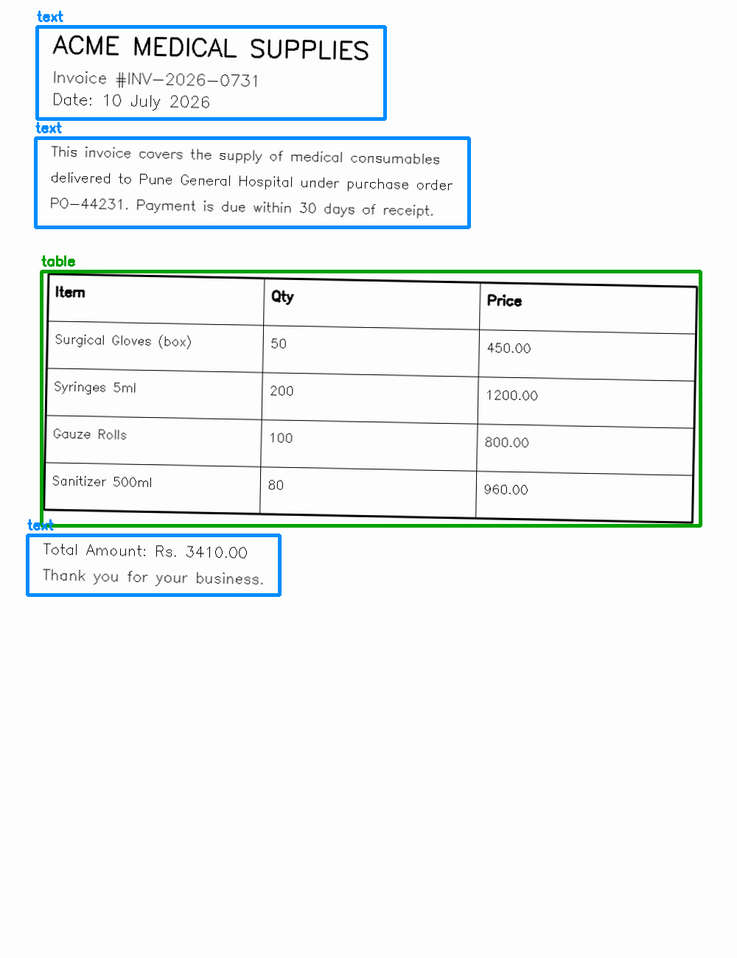
#> input picture docstructure/samples/sample_invoice_regions.png, 737 x 958 px, shrunk from 1000 x 1300 before the run
$ python -i preprocessing.py   (imports and definitions only)
#> lines starting #> are read from the running program, lines starting #| are printed output that depends on the picture; after the words box and inside, x2 and y2 are one past the last pixel; in counts of white or black regions, pixels touching at a corner belong together
"""
preprocessing.py
Classical CV preprocessing for scanned/photographed documents:
deskewing, denoising, and adaptive binarization.
"""
import cv2
import numpy as np


def load_image(path: str) -> np.ndarray:
    img = cv2.imread(path)
    if img is None:
        raise FileNotFoundError(f"Could not read image at {path}")
    return img


def to_grayscale(img: np.ndarray) -> np.ndarray:
    if len(img.shape) == 3:
        return cv2.cvtColor(img, cv2.COLOR_BGR2GRAY)
    return img


def denoise(gray: np.ndarray) -> np.ndarray:
    return cv2.fastNlMeansDenoising(gray, h=10, templateWindowSize=7, searchWindowSize=21)


def estimate_skew_angle(gray: np.ndarray) -> float:
    """
    Estimate document skew using the minAreaRect of all foreground pixels
    after Otsu thresholding. Robust to sparse text because we work on the
    binary mask rather than raw edges.
    """
    thresh = cv2.threshold(gray, 0, 255, cv2.THRESH_BINARY_INV | cv2.THRESH_OTSU)[1]
    coords = np.column_stack(np.where(thresh > 0))
    if len(coords) < 20:
        return 0.0
    angle = cv2.minAreaRect(coords)[-1]
    # cv2.minAreaRect returns angle in (-90, 0]; normalize to a small correction
    if angle < -45:
        angle = 90 + angle
    # Only correct small skews (avoid flipping documents that are intentionally rotated)
    if abs(angle) > 20:
        return 0.0
    return angle


def deskew(gray: np.ndarray, angle: float) -> np.ndarray:
    if abs(angle) < 0.1:
        return gray
    (h, w) = gray.shape[:2]
    center = (w // 2, h // 2)
    M = cv2.getRotationMatrix2D(center, angle, 1.0)
    return cv2.warpAffine(
        gray, M, (w, h),
        flags=cv2.INTER_CUBIC,
        borderMode=cv2.BORDER_REPLICATE,
    )


def adaptive_binarize(gray: np.ndarray) -> np.ndarray:
    return cv2.adaptiveThreshold(
        gray, 255,
        cv2.ADAPTIVE_THRESH_GAUSSIAN_C,
        cv2.THRESH_BINARY,
        blockSize=31, C=15,
    )


def preprocess(path: str, save_debug_to: str = None) -> dict:
    """
    Full preprocessing pipeline. Returns dict with intermediate + final images
    so callers/tests can inspect each stage.
    """
    raw = load_image(path)
#> in load_image, img is the input picture: shape (958, 737, 3); mean B, G, R 245.9, 245.8, 242.4
    gray = to_grayscale(raw)
#> in to_grayscale, `return cv2.cvtColor(img, cv2.COLOR_BGR2GRAY)`:
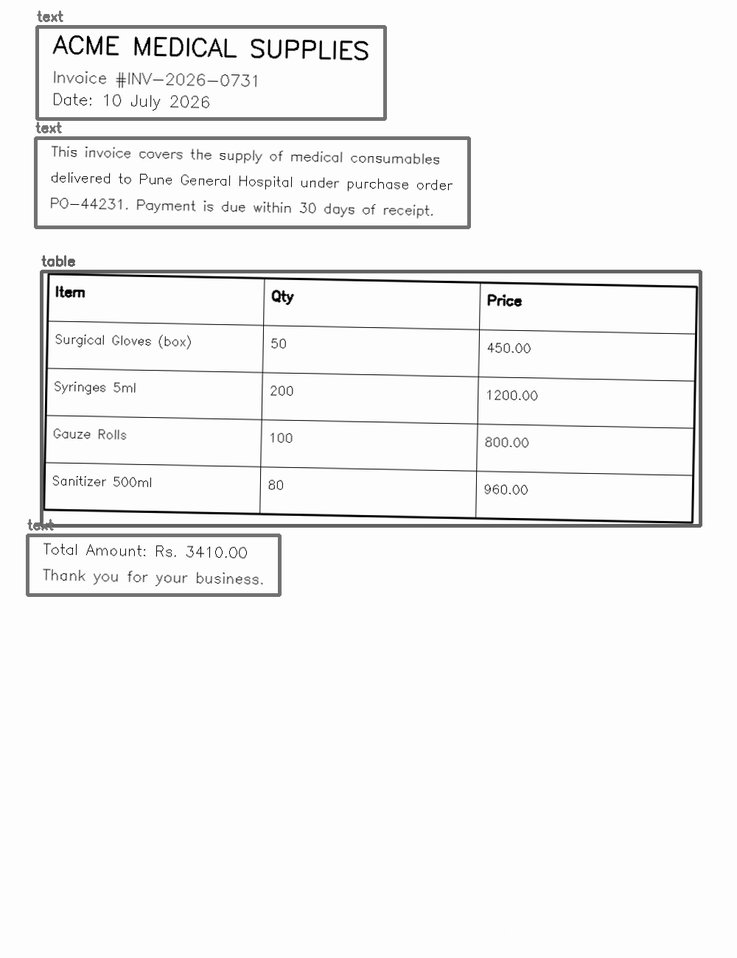
#> returned value: shape (958, 737); min 0, max 255, mean 244.8
    denoised = denoise(gray)
    angle = estimate_skew_angle(denoised)
#> in estimate_skew_angle, `thresh = cv2.threshold(gray, 0, 255, cv2.THRESH_BINARY_INV | cv2.THRES..`:
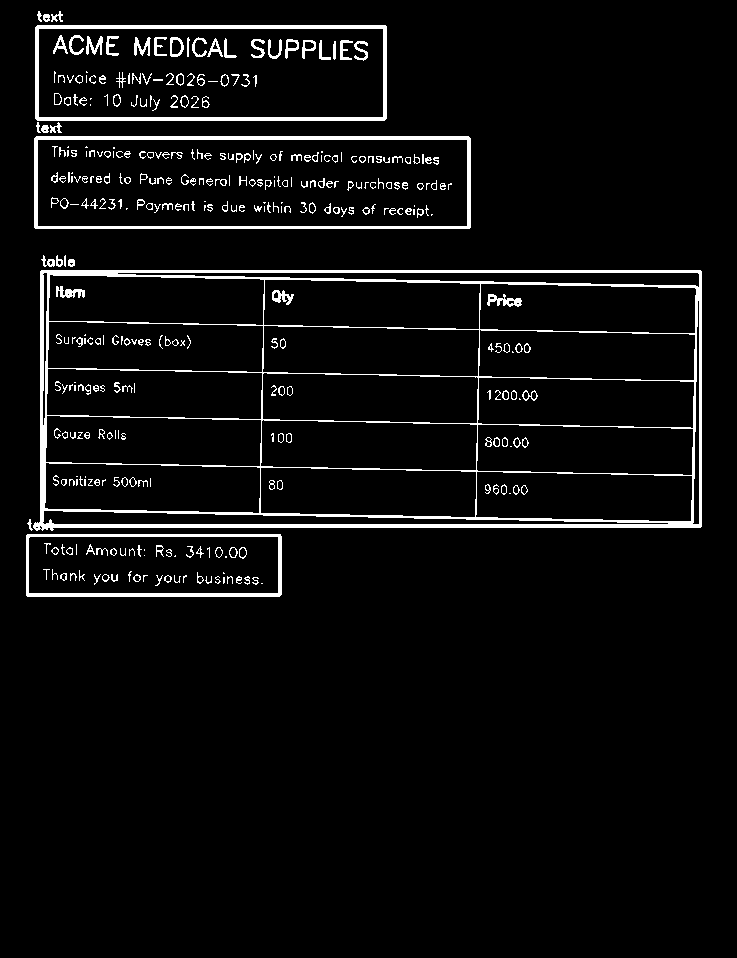
#> thresh: shape (958, 737); 5% white; 360 white regions (112 under 20 px), largest, box (x1, y1, x2, y2) and area: (33, 270, 702, 531) 15424, (34, 136, 471, 229) 3739, (35, 25, 387, 121) 3510
#> in estimate_skew_angle, `coords = np.column_stack(np.where(thresh > 0))`: coords = 35100 pairs, first value 11 to 596, second value 26 to 701
#> in estimate_skew_angle, `angle = cv2.minAreaRect(coords)[-1]`: angle = -90
#> in estimate_skew_angle, `angle = 90 + angle`: angle = 0
#> angle = 0
    deskewed = deskew(denoised, angle)
    binary = adaptive_binarize(deskewed)
#> in adaptive_binarize, `return cv2.adaptiveThreshold( gray, 255, cv2.ADAPTIVE_THRESH_GAUSSIAN_..`:
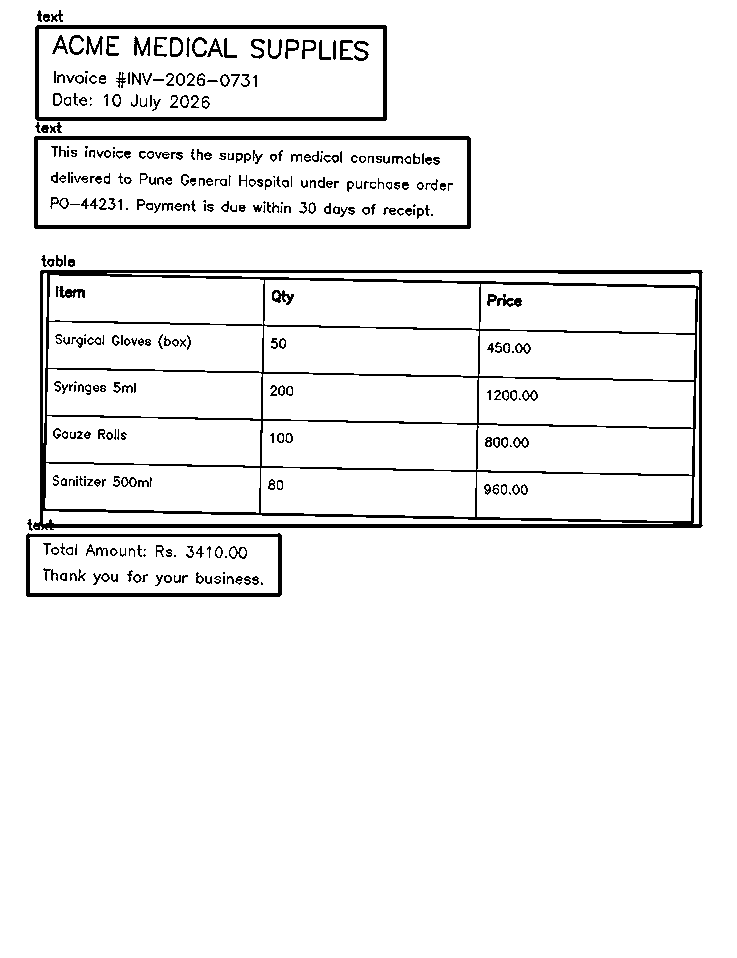
#> returned value: shape (958, 737); 94.4% white; 348 black regions (62 under 20 px), largest, box (x1, y1, x2, y2) and area: (33, 270, 703, 530) 16924, (34, 136, 471, 229) 4170, (35, 25, 387, 121) 3512

    result = {
        "raw": raw,
        "gray": deskewed,       # deskewed grayscale, good for OCR
        "binary": binary,       # deskewed + binarized, good for layout detection
        "skew_angle": angle,
    }

    if save_debug_to:
        cv2.imwrite(f"{save_debug_to}_gray.png", result["gray"])
        cv2.imwrite(f"{save_debug_to}_binary.png", result["binary"])

    return result

>>> result = preprocess('../samples/sample_invoice_regions.png')
#> result = 4 items
